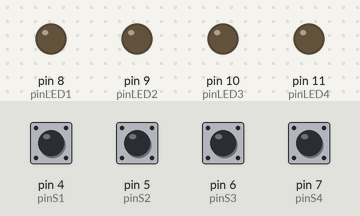
The sketch below on a simulated Arduino Uno, built with avr-gcc and run on an emulated ATmega328P. Parts: output pins drawn as LEDs (lit = HIGH). The inputs (shaded band) are chosen by the test bench; at power-on: pin 4 (pinS1), pin 5 (pinS2), pin 6 (pinS3), pin 7 (pinS4) HIGH.

Above: at 1.2 s.
1.3 s: pin 4 (pinS1) pulled LOW for 1 s
At 1.8 s:
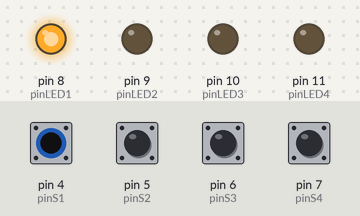
3.8 s: pin 5 (pinS2) pulled LOW for 0.15 s
At 4.8 s:
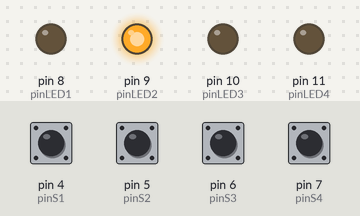
5.4 s: pin 6 (pinS3) pulled LOW for 0.15 s
At 5.9 s:
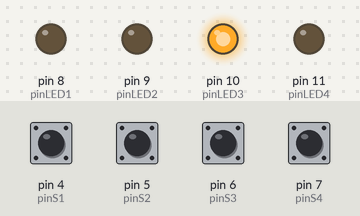
7.0 s: pin 7 (pinS4) pulled LOW for 1 s
At 8.5 s:
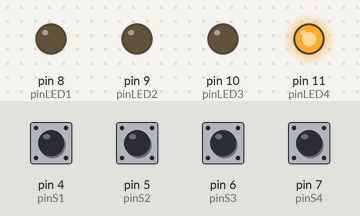
9.5 s: pin 4 (pinS1) pulled LOW for 0.15 s
At 10.4 s:
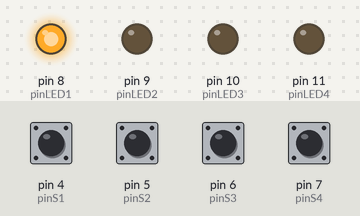
11.1 s: pin 5 (pinS2) pulled LOW for 1 s
At 11.5 s:
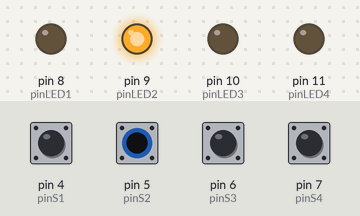
Timing chart, 0 to 14.1 s (numbered marks = the images above; inputs shaded):
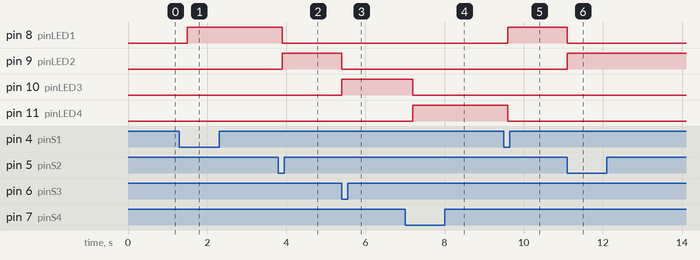

Measured:
- after the input at 1.3 s, pin 8 (pinLED1): LOW → HIGH after 0.20 s
- after the input at 3.8 s, pin 8 (pinLED1): HIGH → LOW after 0.10 s; pin 9 (pinLED2): LOW → HIGH after 0.10 s
- after the input at 5.4 s, pin 9 (pinLED2): HIGH → LOW at once; pin 10 (pinLED3): LOW → HIGH at once
- after the input at 7.0 s, pin 10 (pinLED3): HIGH → LOW after 0.20 s; pin 11 (pinLED4): LOW → HIGH after 0.20 s
- after the input at 9.5 s, pin 8 (pinLED1): LOW → HIGH after 0.10 s; pin 11 (pinLED4): HIGH → LOW after 0.10 s
- after the input at 11.1 s, pin 8 (pinLED1): HIGH → LOW at once; pin 9 (pinLED2): LOW → HIGH at once

The sketch:

switch_led_control.ino
```cpp
const int pinS1 = 4;
const int pinS2 = 5;
const int pinS3 = 6;
const int pinS4 = 7;

const int pinLED1 = 8;
const int pinLED2 = 9;
const int pinLED3 = 10;
const int pinLED4 = 11;
void setup() {
  pinMode(pinLED1, OUTPUT);
  pinMode(pinLED2, OUTPUT);
  pinMode(pinLED3, OUTPUT);
  pinMode(pinLED4, OUTPUT);
  pinMode(pinS1, INPUT);
  pinMode(pinS2, INPUT);
  pinMode(pinS3, INPUT);
  pinMode(pinS4, INPUT);
  digitalWrite(pinLED1,LOW);
  digitalWrite(pinLED2,LOW);
  digitalWrite(pinLED3,LOW);
  digitalWrite(pinLED4,LOW);
  digitalWrite(pinS1,HIGH);
  digitalWrite(pinS2,HIGH);
  digitalWrite(pinS3,HIGH);
  digitalWrite(pinS4,HIGH);
}

void loop() {
  if(digitalRead(pinS1)==0 && digitalRead(pinS2)==1 && digitalRead(pinS3)==1 && digitalRead(pinS4)==1){
    digitalWrite(pinLED1,HIGH);
    digitalWrite(pinLED2,LOW);
    digitalWrite(pinLED3,LOW);
    digitalWrite(pinLED4,LOW);
  }else
  if(digitalRead(pinS1)==1 && digitalRead(pinS2)==0 && digitalRead(pinS3)==1 && digitalRead(pinS4)==1){
    digitalWrite(pinLED1,LOW);
    digitalWrite(pinLED2,HIGH);
    digitalWrite(pinLED3,LOW);
    digitalWrite(pinLED4,LOW);
  }else
  if(digitalRead(pinS1)==1 && digitalRead(pinS2)==1 && digitalRead(pinS3)==0 && digitalRead(pinS4)==1){
    digitalWrite(pinLED1,LOW);
    digitalWrite(pinLED2,LOW);
    digitalWrite(pinLED3,HIGH);
    digitalWrite(pinLED4,LOW);
      }else
  if(digitalRead(pinS1)==1 && digitalRead(pinS2)==1 && digitalRead(pinS3)==1 && digitalRead(pinS4)==0){
    digitalWrite(pinLED1,LOW);
    digitalWrite(pinLED2,LOW);
    digitalWrite(pinLED3,LOW);
    digitalWrite(pinLED4,HIGH);
  }
  delay(300);
}
```
